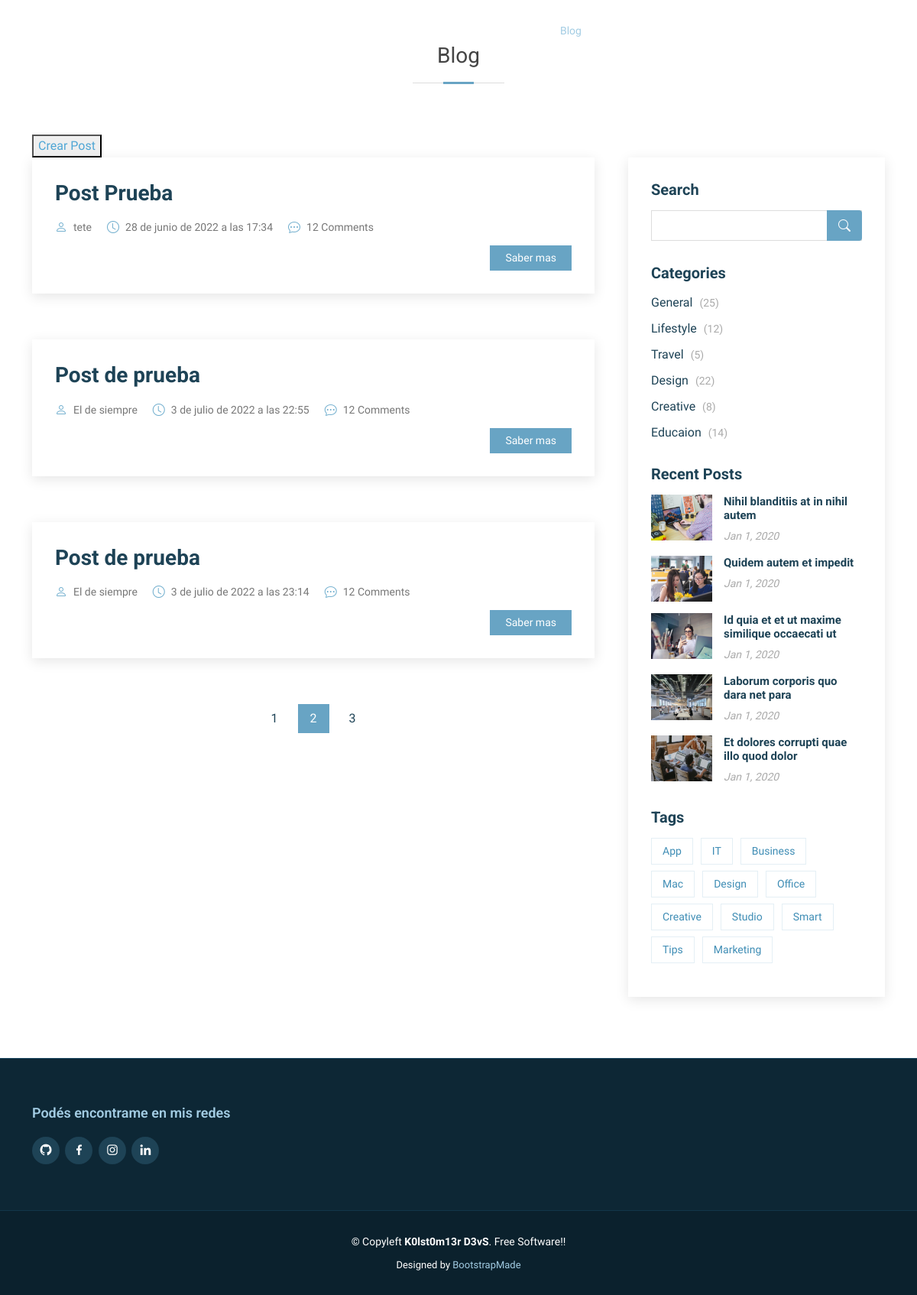
Page /blog on the earlier database version.
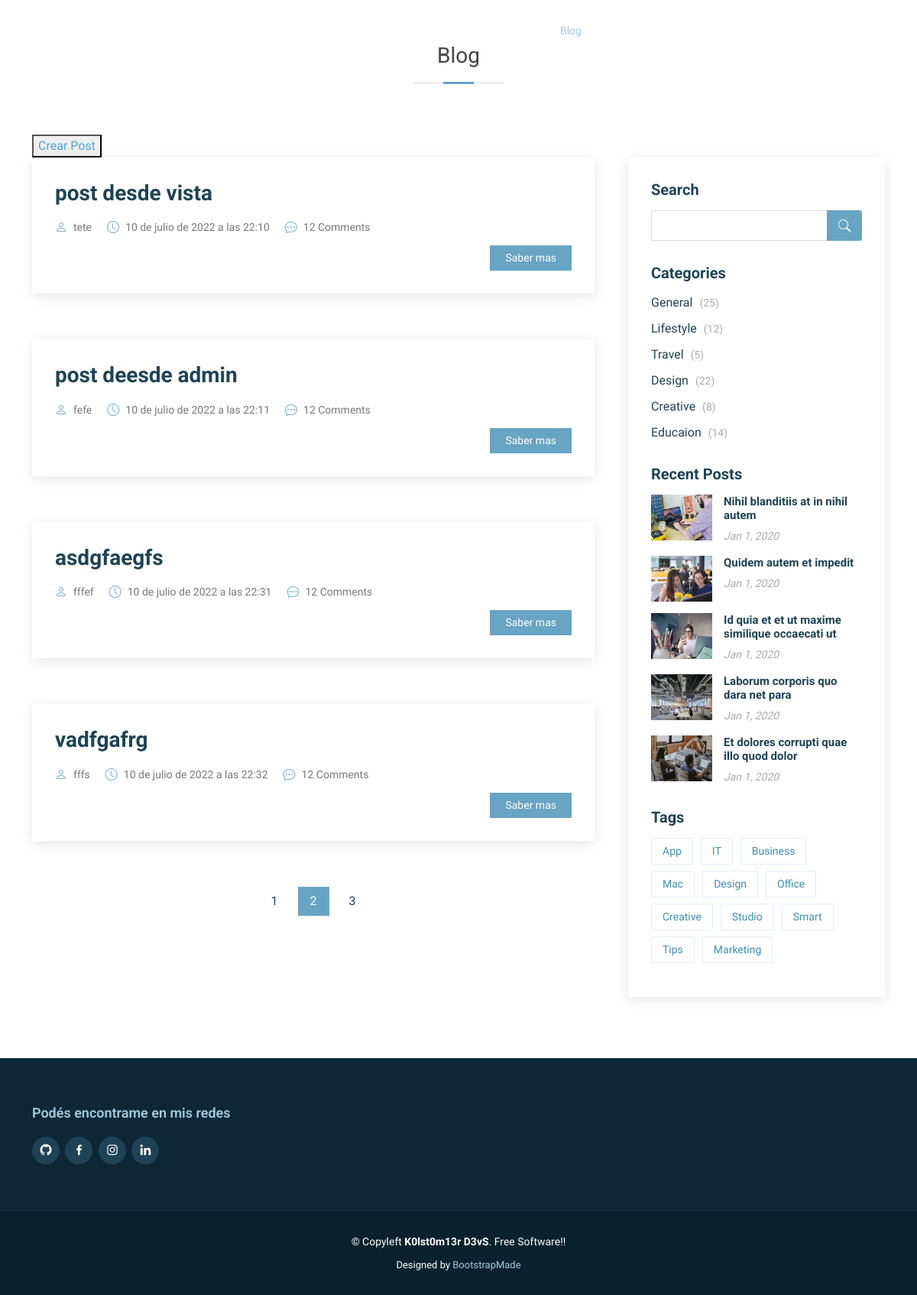
Same page on the later database version.
### DjangoApp/models.py (models this page shows, shortened)
class Post(models.Model):
    titulo = models.CharField(max_length=40)
    imagen = models.ImageField(upload_to="blog/", default="/")
    post = models.TextField()
    autor = models.CharField(max_length=40)
    fecha = models.DateTimeField(auto_now_add=True)

### DjangoApp/views.py (the view)
# urls.py: path('blog',views.blog, name="blog"),
def blog(request):
    post = Post.objects.all()
    ctx = {"post": post}
    return render(request, 'DjangoApp/blog.html', ctx)

### DjangoApp/templates/DjangoApp/blog.html (shortened to what this page needs)
{% extends "DjangoApp/base.html" %}
{% load static %}
{% block contenido %}
    <section id="blog" class="blog">
      <div class="container" data-aos="fade-up">
            <div class="section-title my-3">
                <h2>Blog</h2>
            </div>
        <div class="row">
          <div class="col-lg-8 entries">
            <button><a href="{% url 'crearPost' %}">Crear Post</a></button>
          </div>
          <div class="col-lg-8 entries">
             {% for ent in  post %}
            <article class="entry">
              <h2 class="entry-title">
                <a href="#">{{ent.titulo}}</a>
              </h2>
             <div class="entry-meta">
                <ul>
                  <li class="d-flex align-items-center"><i class="bi bi-person"></i> <a href="#">{{ent.autor}}</a></li>
                  <li class="d-flex align-items-center"><i class="bi bi-clock"></i> <a href="#"><time datetime="2020-01-01">{{ent.fecha}}</time></a></li>
                  <li class="d-flex align-items-center"><i class="bi bi-chat-dots"></i> <a href="#">12 Comments</a></li>
                </ul>
              </div>
              <div class="entry-content">
                <div class="read-more">
                  <a href="{% url 'blogSingle' ent.id %}">Saber mas</a>
                </div>
              </div>
            </article>
            {% endfor %}
            <div class="blog-pagination">
              <ul class="justify-content-center">
                <li><a href="#">1</a></li>
                <li class="active"><a href="#">2</a></li>
                <li><a href="#">3</a></li>
              </ul>
            </div>
          </div>
          <div class="col-lg-4">
            <div class="sidebar">
              <h3 class="sidebar-title">Search</h3>
              <div class="sidebar-item search-form">
                <form action="">
                  <input type="text">
                  <button type="submit"><i class="bi bi-search"></i></button>
                </form>
              </div>
              <h3 class="sidebar-title">Categories</h3>
              <div class="sidebar-item categories">
                <ul>
                  <li><a href="#">General <span>(25)</span></a></li>
                  <li><a href="#">Lifestyle <span>(12)</span></a></li>
                  <li><a href="#">Travel <span>(5)</span></a></li>
                  <li><a href="#">Design <span>(22)</span></a></li>
                  <li><a href="#">Creative <span>(8)</span></a></li>
                  <li><a href="#">Educaion <span>(14)</span></a></li>
                </ul>
              </div>
              <h3 class="sidebar-title">Recent Posts</h3>
              <div class="sidebar-item recent-posts">
                <div class="post-item clearfix">
                  <img src="{% static 'DjangoApp/assets/img/blog/blog-2.jpg' %}" alt="">
                  <h4><a href="blog-single.html">Nihil blanditiis at in nihil autem</a></h4>
                  <time datetime="2020-01-01">Jan 1, 2020</time>
                </div>
                <div class="post-item clearfix">
                  <img src="assets/img/blog/blog-recent-2.jpg" alt="">
                  <h4><a href="blog-single.html">Quidem autem et impedit</a></h4>
                  <time datetime="2020-01-01">Jan 1, 2020</time>
                </div>
                <div class="post-item clearfix">
                  <img src="assets/img/blog/blog-recent-3.jpg" alt="">
                  <h4><a href="blog-single.html">Id quia et et ut maxime similique occaecati ut</a></h4>
                  <time datetime="2020-01-01">Jan 1, 2020</time>
                </div>
                <div class="post-item clearfix">
                  <img src="assets/img/blog/blog-recent-4.jpg" alt="">
                  <h4><a href="blog-single.html">Laborum corporis quo dara net para</a></h4>
                  <time datetime="2020-01-01">Jan 1, 2020</time>
                </div>
                <div class="post-item clearfix">
                  <img src="assets/img/blog/blog-recent-5.jpg" alt="">
                  <h4><a href="blog-single.html">Et dolores corrupti quae illo quod dolor</a></h4>
                  <time datetime="2020-01-01">Jan 1, 2020</time>
                </div>
              </div>
              <h3 class="sidebar-title">Tags</h3>
              <div class="sidebar-item tags">
                <ul>
                  <li><a href="#">App</a></li>
                  <li><a href="#">IT</a></li>
                  <li><a href="#">Business</a></li>
                  <li><a href="#">Mac</a></li>
                  <li><a href="#">Design</a></li>
                  <li><a href="#">Office</a></li>
                  <li><a href="#">Creative</a></li>
                  <li><a href="#">Studio</a></li>
                  <li><a href="#">Smart</a></li>
                  <li><a href="#">Tips</a></li>
                  <li><a href="#">Marketing</a></li>
                </ul>
              </div>
            </div>
          </div>
        </div>
      </div>
    </section>
{% endblock %}

### DjangoApp/templates/DjangoApp/base.html (shortened to what this page needs)
<!DOCTYPE html>
<html lang="en">
<head>
  {% load static %}
  <link href="{% static 'DjangoApp/assets/vendor/animate.css/animate.min.css' %}" rel="stylesheet">
  <link href="{% static 'DjangoApp/assets/vendor/aos/aos.css' %}" rel="stylesheet">
  <link href="{% static 'DjangoApp/assets/vendor/bootstrap/css/bootstrap.min.css' %}" rel="stylesheet">
  <link href="{% static 'DjangoApp/assets/vendor/bootstrap-icons/bootstrap-icons.css' %}" rel="stylesheet">
  <link href="{% static 'DjangoApp/assets/vendor/boxicons/css/boxicons.min.css' %}" rel="stylesheet">
  <link href="{% static 'DjangoApp/assets/vendor/glightbox/css/glightbox.min.css' %}" rel="stylesheet">
  <link href="{% static 'DjangoApp/assets/vendor/swiper/swiper-bundle.min.css' %}" rel="stylesheet">
  <link href="{% static 'DjangoApp/assets/css/style.css' %}" rel="stylesheet">
</head>
<body>
  <header id="header" class="fixed-top d-flex align-items-center header-transparent">
    <div class="container d-flex justify-content-between align-items-center">
      <div class="logo">
        <h1 class="text-light"><a href="{% url 'index' %}"><span>k0lst0m13r</span></a></h1>
      </div>
      <nav id="navbar" class="navbar">
        <ul>
          <li><a class="{% if request.path == '/' %}active{% endif %}" href="{% url 'index' %}">Home</a></li>
          <li><a class="{% if request.path == '/servicios' %}active{% endif %}" href="{% url 'servicios' %}">Servicios</a></li>
          <li><a class="{% if request.path == '/portfolio' %}active{% endif %}" href="{% url 'portfolio' %}">Portfolio</a></li>
          <li><a class="{% if request.path == '/blog' %}active{% endif %}" href="{% url 'blog' %}">Blog</a></li>
          <li><a class="{% if request.path == '/contacto' %}active{% endif %}" href="{% url 'contacto' %}">Contacto</a></li>
          <li><a class="{% if request.path == '/acerca' %}active{% endif %}" href="{% url 'acerca' %}">Acerca de</a></li>
          {% if user.is_authenticated %}
            <li><a href=""><i class="bi bi-person-circle mx-2"></i><b>{{user.username}}</b></a></li>
            <li><a href="{% url 'logout' %}"><b>Cerrar Sesión</b></a></li>
          {% else %}
            <li><a href="{% url 'login' %}"><b>Iniciar Sesión</b></a></li>
            <li><a href="{% url 'registro' %}"><b>Registrarse</b></a></li>
          {% endif %}
        </ul>
      </nav>
    </div>
  </header>
     {% block contenido %}
     {% endblock %}
    <footer id="footer" data-aos="fade-up" data-aos-easing="ease-in-out" data-aos-duration="500">
            <div class="footer-top">
              <div class="container">
                <div class="row">
                  <div class="col-lg-6 col-md-6 footer-info">
                      <h3>Podés encontrame en mis redes</h3>
                      <div class="social-links mt-3">
                          <a href="https://github.com/k0lst0m13r" class="github"><i class="bx bxl-github"></i></a>
                          <a href="#" class="facebook"><i class="bx bxl-facebook"></i></a>
                          <a href="https://www.instagram.com/kolstomierdevs?igshid=YmMyMTA2M2Y=" class="instagram"><i class="bx bxl-instagram"></i></a>
                          <a href="https://www.linkedin.com/in/julio-branda-71a92a233" class="linkedin"><i class="bx bxl-linkedin"></i></a>
                        </div>
                  </div>
                  <div class="col-lg-6 col-md-6 footer-info">
                  </div>
                </div>
              </div>
            </div>
            <div class="container">
              <div class="copyright">
                &copy; Copyleft <strong><span>K0lst0m13r D3vS</span></strong>. Free Software!!
              </div>
              <div class="credits">
                Designed by <a href="https://bootstrapmade.com/">BootstrapMade</a>
              </div>
            </div>
          </footer>
        </body>
        </html>

Differences in the rows shown:
removed Post: titulo "Post Prueba", autor "tete", fecha "28 de junio de 2022 a las 17:34"
removed Post: titulo "Post de prueba", autor "El de siempre", fecha "3 de julio de 2022 a las 22:55"
removed Post: titulo "Post de prueba", autor "El de siempre", fecha "3 de julio de 2022 a las 23:14"
added Post: titulo "post desde vista", autor "tete", fecha "10 de julio de 2022 a las 22:10"
added Post: titulo "post deesde admin", autor "fefe", fecha "10 de julio de 2022 a las 22:11"
added Post: titulo "asdgfaegfs", autor "fffef", fecha "10 de julio de 2022 a las 22:31"
added Post: titulo "vadfgafrg", autor "fffs", fecha "10 de julio de 2022 a las 22:32"
